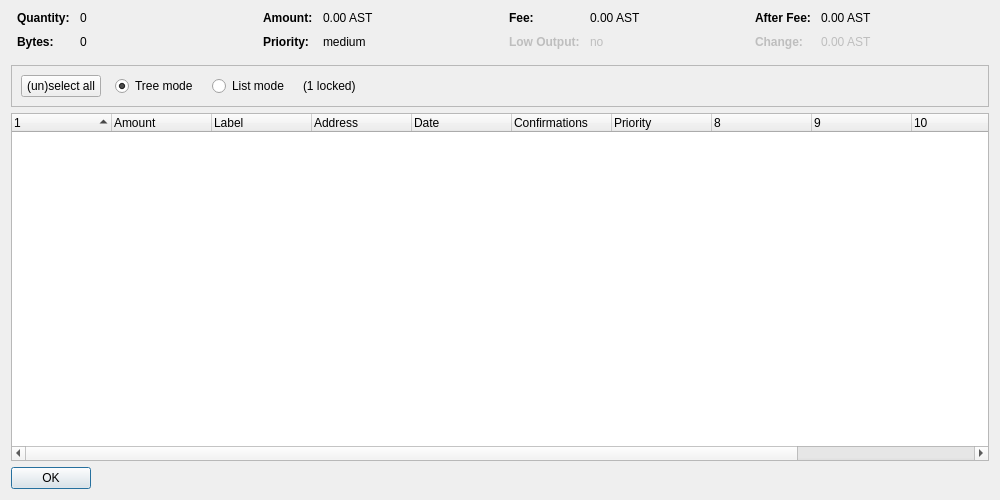
<?xml version="1.0" encoding="UTF-8"?>
<ui version="4.0">
 <class>CoinControlDialog</class>
 <widget class="QDialog" name="CoinControlDialog">
  <property name="geometry">
   <rect>
    <x>0</x>
    <y>0</y>
    <width>1000</width>
    <height>500</height>
   </rect>
  </property>
  <property name="windowTitle">
   <string>Coin Control Address Selection</string>
  </property>
  <layout class="QVBoxLayout" name="verticalLayout">
   <item>
    <layout class="QHBoxLayout" name="horizontalLayoutTop" stretch="0,0,0,0">
     <property name="topMargin">
      <number>0</number>
     </property>
     <property name="bottomMargin">
      <number>10</number>
     </property>
     <item>
      <layout class="QFormLayout" name="formLayoutCoinControl1">
       <property name="horizontalSpacing">
        <number>10</number>
       </property>
       <property name="verticalSpacing">
        <number>10</number>
       </property>
       <property name="leftMargin">
        <number>6</number>
       </property>
       <property name="rightMargin">
        <number>6</number>
       </property>
       <item row="0" column="0">
        <widget class="QLabel" name="labelCoinControlQuantityText">
         <property name="font">
          <font>
           <weight>75</weight>
           <bold>true</bold>
          </font>
         </property>
         <property name="text">
          <string>Quantity:</string>
         </property>
        </widget>
       </item>
       <item row="0" column="1">
        <widget class="QLabel" name="labelCoinControlQuantity">
         <property name="cursor">
          <cursorShape>IBeamCursor</cursorShape>
         </property>
         <property name="contextMenuPolicy">
          <enum>Qt::ActionsContextMenu</enum>
         </property>
         <property name="text">
          <string notr="true">0</string>
         </property>
         <property name="textInteractionFlags">
          <set>Qt::LinksAccessibleByMouse|Qt::TextSelectableByKeyboard|Qt::TextSelectableByMouse</set>
         </property>
        </widget>
       </item>
       <item row="1" column="0">
        <widget class="QLabel" name="labelCoinControlBytesText">
         <property name="font">
          <font>
           <weight>75</weight>
           <bold>true</bold>
          </font>
         </property>
         <property name="text">
          <string>Bytes:</string>
         </property>
        </widget>
       </item>
       <item row="1" column="1">
        <widget class="QLabel" name="labelCoinControlBytes">
         <property name="cursor">
          <cursorShape>IBeamCursor</cursorShape>
         </property>
         <property name="contextMenuPolicy">
          <enum>Qt::ActionsContextMenu</enum>
         </property>
         <property name="text">
          <string notr="true">0</string>
         </property>
         <property name="textInteractionFlags">
          <set>Qt::LinksAccessibleByMouse|Qt::TextSelectableByKeyboard|Qt::TextSelectableByMouse</set>
         </property>
        </widget>
       </item>
      </layout>
     </item>
     <item>
      <layout class="QFormLayout" name="formLayoutCoinControl2">
       <property name="horizontalSpacing">
        <number>10</number>
       </property>
       <property name="verticalSpacing">
        <number>10</number>
       </property>
       <property name="leftMargin">
        <number>6</number>
       </property>
       <property name="rightMargin">
        <number>6</number>
       </property>
       <item row="0" column="0">
        <widget class="QLabel" name="labelCoinControlAmountText">
         <property name="font">
          <font>
           <weight>75</weight>
           <bold>true</bold>
          </font>
         </property>
         <property name="text">
          <string>Amount:</string>
         </property>
        </widget>
       </item>
       <item row="0" column="1">
        <widget class="QLabel" name="labelCoinControlAmount">
         <property name="cursor">
          <cursorShape>IBeamCursor</cursorShape>
         </property>
         <property name="contextMenuPolicy">
          <enum>Qt::ActionsContextMenu</enum>
         </property>
         <property name="text">
          <string notr="true">0.00 AST</string>
         </property>
         <property name="textInteractionFlags">
          <set>Qt::LinksAccessibleByMouse|Qt::TextSelectableByKeyboard|Qt::TextSelectableByMouse</set>
         </property>
        </widget>
       </item>
       <item row="1" column="0">
        <widget class="QLabel" name="labelCoinControlPriorityText">
         <property name="font">
          <font>
           <weight>75</weight>
           <bold>true</bold>
          </font>
         </property>
         <property name="text">
          <string>Priority:</string>
         </property>
        </widget>
       </item>
       <item row="1" column="1">
        <widget class="QLabel" name="labelCoinControlPriority">
         <property name="cursor">
          <cursorShape>IBeamCursor</cursorShape>
         </property>
         <property name="contextMenuPolicy">
          <enum>Qt::ActionsContextMenu</enum>
         </property>
         <property name="text">
          <string notr="true">medium</string>
         </property>
         <property name="textInteractionFlags">
          <set>Qt::LinksAccessibleByMouse|Qt::TextSelectableByKeyboard|Qt::TextSelectableByMouse</set>
         </property>
        </widget>
       </item>
      </layout>
     </item>
     <item>
      <layout class="QFormLayout" name="formLayoutCoinControl3">
       <property name="horizontalSpacing">
        <number>10</number>
       </property>
       <property name="verticalSpacing">
        <number>10</number>
       </property>
       <property name="leftMargin">
        <number>6</number>
       </property>
       <property name="rightMargin">
        <number>6</number>
       </property>
       <item row="0" column="0">
        <widget class="QLabel" name="labelCoinControlFeeText">
         <property name="font">
          <font>
           <weight>75</weight>
           <bold>true</bold>
          </font>
         </property>
         <property name="text">
          <string>Fee:</string>
         </property>
        </widget>
       </item>
       <item row="0" column="1">
        <widget class="QLabel" name="labelCoinControlFee">
         <property name="cursor">
          <cursorShape>IBeamCursor</cursorShape>
         </property>
         <property name="contextMenuPolicy">
          <enum>Qt::ActionsContextMenu</enum>
         </property>
         <property name="text">
          <string notr="true">0.00 AST</string>
         </property>
         <property name="textInteractionFlags">
          <set>Qt::LinksAccessibleByMouse|Qt::TextSelectableByKeyboard|Qt::TextSelectableByMouse</set>
         </property>
        </widget>
       </item>
       <item row="1" column="0">
        <widget class="QLabel" name="labelCoinControlLowOutputText">
         <property name="enabled">
          <bool>false</bool>
         </property>
         <property name="font">
          <font>
           <weight>75</weight>
           <bold>true</bold>
          </font>
         </property>
         <property name="text">
          <string>Low Output:</string>
         </property>
        </widget>
       </item>
       <item row="1" column="1">
        <widget class="QLabel" name="labelCoinControlLowOutput">
         <property name="enabled">
          <bool>false</bool>
         </property>
         <property name="cursor">
          <cursorShape>IBeamCursor</cursorShape>
         </property>
         <property name="contextMenuPolicy">
          <enum>Qt::ActionsContextMenu</enum>
         </property>
         <property name="text">
          <string notr="true">no</string>
         </property>
         <property name="textInteractionFlags">
          <set>Qt::LinksAccessibleByMouse|Qt::TextSelectableByKeyboard|Qt::TextSelectableByMouse</set>
         </property>
        </widget>
       </item>
      </layout>
     </item>
     <item>
      <layout class="QFormLayout" name="formLayoutCoinControl4">
       <property name="horizontalSpacing">
        <number>10</number>
       </property>
       <property name="verticalSpacing">
        <number>10</number>
       </property>
       <property name="leftMargin">
        <number>6</number>
       </property>
       <property name="rightMargin">
        <number>6</number>
       </property>
       <item row="0" column="0">
        <widget class="QLabel" name="labelCoinControlAfterFeeText">
         <property name="font">
          <font>
           <weight>75</weight>
           <bold>true</bold>
          </font>
         </property>
         <property name="text">
          <string>After Fee:</string>
         </property>
        </widget>
       </item>
       <item row="0" column="1">
        <widget class="QLabel" name="labelCoinControlAfterFee">
         <property name="cursor">
          <cursorShape>IBeamCursor</cursorShape>
         </property>
         <property name="contextMenuPolicy">
          <enum>Qt::ActionsContextMenu</enum>
         </property>
         <property name="text">
          <string notr="true">0.00 AST</string>
         </property>
         <property name="textInteractionFlags">
          <set>Qt::LinksAccessibleByMouse|Qt::TextSelectableByKeyboard|Qt::TextSelectableByMouse</set>
         </property>
        </widget>
       </item>
       <item row="1" column="0">
        <widget class="QLabel" name="labelCoinControlChangeText">
         <property name="enabled">
          <bool>false</bool>
         </property>
         <property name="font">
          <font>
           <weight>75</weight>
           <bold>true</bold>
          </font>
         </property>
         <property name="text">
          <string>Change:</string>
         </property>
        </widget>
       </item>
       <item row="1" column="1">
        <widget class="QLabel" name="labelCoinControlChange">
         <property name="enabled">
          <bool>false</bool>
         </property>
         <property name="cursor">
          <cursorShape>IBeamCursor</cursorShape>
         </property>
         <property name="contextMenuPolicy">
          <enum>Qt::ActionsContextMenu</enum>
         </property>
         <property name="text">
          <string notr="true">0.00 AST</string>
         </property>
         <property name="textInteractionFlags">
          <set>Qt::LinksAccessibleByMouse|Qt::TextSelectableByKeyboard|Qt::TextSelectableByMouse</set>
         </property>
        </widget>
       </item>
      </layout>
     </item>
    </layout>
   </item>
   <item>
    <widget class="QFrame" name="frame">
     <property name="minimumSize">
      <size>
       <width>0</width>
       <height>40</height>
      </size>
     </property>
     <property name="frameShape">
      <enum>QFrame::StyledPanel</enum>
     </property>
     <property name="frameShadow">
      <enum>QFrame::Sunken</enum>
     </property>
     <layout class="QHBoxLayout" name="horizontalLayout">
      <item>
       <layout class="QHBoxLayout" name="horizontalLayoutPanel" stretch="0,0,0,0,0">
        <property name="spacing">
         <number>14</number>
        </property>
        <item>
         <widget class="QPushButton" name="pushButtonSelectAll">
          <property name="sizePolicy">
           <sizepolicy hsizetype="Maximum" vsizetype="Fixed">
            <horstretch>0</horstretch>
            <verstretch>0</verstretch>
           </sizepolicy>
          </property>
          <property name="text">
           <string>(un)select all</string>
          </property>
         </widget>
        </item>
        <item>
         <widget class="QRadioButton" name="radioTreeMode">
          <property name="sizePolicy">
           <sizepolicy hsizetype="Maximum" vsizetype="Fixed">
            <horstretch>0</horstretch>
            <verstretch>0</verstretch>
           </sizepolicy>
          </property>
          <property name="text">
           <string>Tree mode</string>
          </property>
          <property name="checked">
           <bool>true</bool>
          </property>
         </widget>
        </item>
        <item>
         <widget class="QRadioButton" name="radioListMode">
          <property name="sizePolicy">
           <sizepolicy hsizetype="Maximum" vsizetype="Fixed">
            <horstretch>0</horstretch>
            <verstretch>0</verstretch>
           </sizepolicy>
          </property>
          <property name="text">
           <string>List mode</string>
          </property>
         </widget>
        </item>
        <item>
         <widget class="QLabel" name="labelLocked">
          <property name="text">
           <string notr="true">(1 locked)</string>
          </property>
         </widget>
        </item>
        <item>
         <spacer name="horizontalSpacer">
          <property name="orientation">
           <enum>Qt::Horizontal</enum>
          </property>
          <property name="sizeHint" stdset="0">
           <size>
            <width>40</width>
            <height>20</height>
           </size>
          </property>
         </spacer>
        </item>
       </layout>
      </item>
     </layout>
    </widget>
   </item>
   <item>
    <widget class="CoinControlTreeWidget" name="treeWidget">
     <property name="contextMenuPolicy">
      <enum>Qt::CustomContextMenu</enum>
     </property>
     <property name="sortingEnabled">
      <bool>false</bool>
     </property>
     <property name="columnCount">
      <number>12</number>
     </property>
     <attribute name="headerShowSortIndicator" stdset="0">
      <bool>true</bool>
     </attribute>
     <attribute name="headerStretchLastSection">
      <bool>false</bool>
     </attribute>
     <column>
      <property name="text">
       <string/>
      </property>
     </column>
     <column>
      <property name="text">
       <string>Amount</string>
      </property>
     </column>
     <column>
      <property name="text">
       <string notr="true">Label</string>
      </property>
     </column>
     <column>
      <property name="text">
       <string>Address</string>
      </property>
     </column>
     <column>
      <property name="text">
       <string>Date</string>
      </property>
     </column>
     <column>
      <property name="text">
       <string>Confirmations</string>
      </property>
      <property name="toolTip">
       <string>Confirmed</string>
      </property>
     </column>
     <column>
      <property name="text">
       <string>Priority</string>
      </property>
     </column>
     <column>
      <property name="text">
       <string/>
      </property>
     </column>
     <column>
      <property name="text">
       <string/>
      </property>
     </column>
     <column>
      <property name="text">
       <string/>
      </property>
     </column>
     <column>
      <property name="text">
       <string/>
      </property>
     </column>
     <column>
      <property name="text">
       <string/>
      </property>
     </column>
    </widget>
   </item>
   <item>
    <widget class="QDialogButtonBox" name="buttonBox">
     <property name="sizePolicy">
      <sizepolicy hsizetype="Maximum" vsizetype="Fixed">
       <horstretch>0</horstretch>
       <verstretch>0</verstretch>
      </sizepolicy>
     </property>
     <property name="orientation">
      <enum>Qt::Horizontal</enum>
     </property>
     <property name="standardButtons">
      <set>QDialogButtonBox::Ok</set>
     </property>
    </widget>
   </item>
  </layout>
 </widget>
 <customwidgets>
  <customwidget>
   <class>CoinControlTreeWidget</class>
   <extends>QTreeWidget</extends>
   <header>coincontroltreewidget.h</header>
  </customwidget>
 </customwidgets>
 <resources/>
 <connections/>
</ui>
